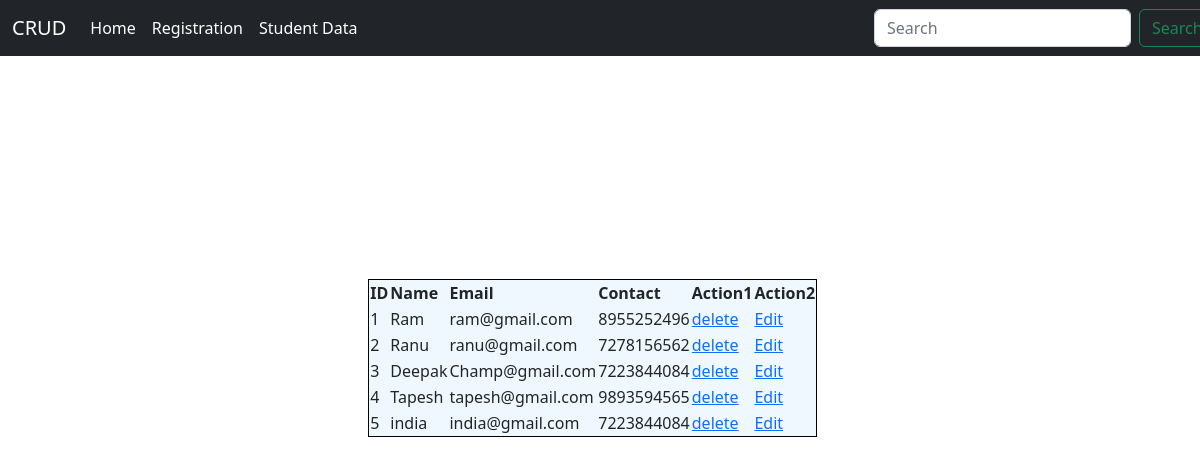
The page /show on the database its author committed.
### home/models.py (models this page shows)
class Employee(models.Model):
    eid=models.IntegerField(null=True, default="")
    ename=models.CharField(max_length=100)
    eemail=models.CharField(max_length=50)
    econtact=models.CharField(max_length=20)

### home/views.py (the view)
# urls.py: path("show", views.show,name='show'),
def show(request):
    obj = Employee.objects.all()
    return render(request, "show.html",{'obj':obj})

### templates/show.html (shortened to what this page needs)
{% extends 'base.html' %}
{% block content %}
<table class="mytable" border="1"   style="margin-top:20%; margin-left:33%; background-color:aliceblue; border-collapse: collapse; border-color:black;" >
        <th>ID</th>
        <th>Name</th>
        <th>Email</th>
        <th>Contact</th>
        <th>Action1</th>
        <th>Action2</th>
    {% for i in obj %}
    <tr>
        <td>{{i.eid}}</td>
        <td>{{i.ename}}</td>
        <td>{{i.eemail}}</td>
        <td>{{i.econtact}}</td>
        <td><a href="{% url 'delete' i.id %}">delete</a></td>
        <td><a href="{% url 'update' i.id %}">Edit</a></td>
    </tr>
    {% endfor %}
</table>
</div>
{% endblock %}

### templates/base.html (shortened to what this page needs)
<!doctype html>
<html lang="en">
  <head>
    <link href="https://cdn.jsdelivr.net/npm/bootstrap@5.2.0-beta1/dist/css/bootstrap.min.css" rel="stylesheet">
  </head>
  <body>
    <div class="container" style="margin-left:-12px ;">
      <nav class="navbar navbar-expand-lg navbar-dark bg-dark" style="width:110%">
        <div class="container-fluid">
          <a class="navbar-brand" href="#">CRUD </a>
          <div class="collapse navbar-collapse" id="navbarSupportedContent">
            <ul class="navbar-nav me-auto mb-2 mb-lg-0">
              <li class="nav-item">
                <a class="nav-link active" aria-current="page" href="/">Home</a>
              </li>
                <li class="nav-item">
                  <a class="nav-link active" aria-current="page" href={% url 'form1' %}>Registration</a>
                </li>
                <li class="nav-item">
                  <a class="nav-link active" aria-current="page" href={% url 'show' %}>Student Data</a>
                </li>
            </ul>
            <form class="d-flex" role="search" method="POST" action="/search">
              <input class="form-control me-2"  name="pk" type="search" placeholder="Search" aria-label="Search">
              <button class="btn btn-outline-success" type="submit">Search</button>
            </form>
          </div>
        </div>
      </nav>
      {% block content %}
      {% endblock %}
  </body>
</html>

### rows shown on the page
Employee: eid "1", ename "Ram", eemail "ram@gmail.com", econtact "8955252496"
Employee: eid "2", ename "Ranu", eemail "ranu@gmail.com", econtact "7278156562"
Employee: eid "3", ename "Deepak", eemail "Champ@gmail.com", econtact "7223844084"
Employee: eid "4", ename "Tapesh", eemail "tapesh@gmail.com", econtact "9893594565"
Employee: eid "5", ename "india", eemail "india@gmail.com", econtact "7223844084"
